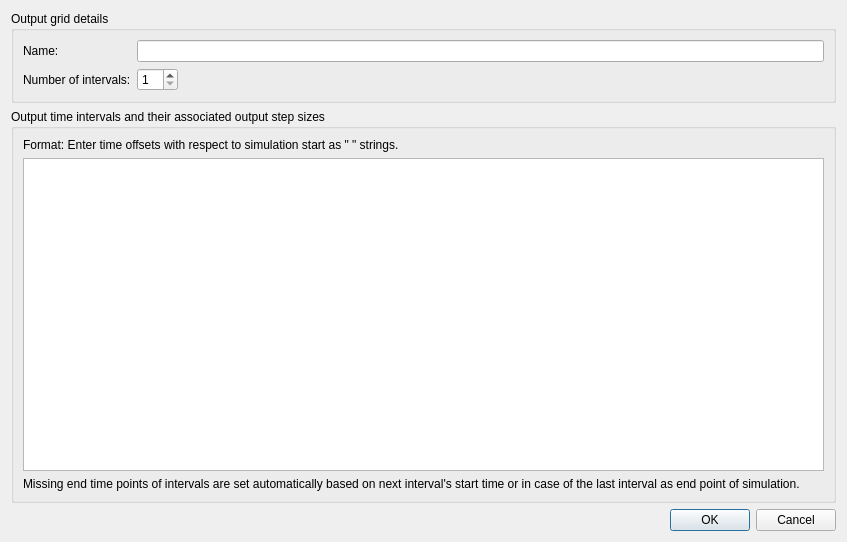
<?xml version="1.0" encoding="UTF-8"?>
<ui version="4.0">
 <class>SVOutputGridEditDialog</class>
 <widget class="QDialog" name="SVOutputGridEditDialog">
  <property name="geometry">
   <rect>
    <x>0</x>
    <y>0</y>
    <width>847</width>
    <height>542</height>
   </rect>
  </property>
  <property name="windowTitle">
   <string>Output Grid Editor</string>
  </property>
  <layout class="QVBoxLayout" name="verticalLayout_2">
   <item>
    <widget class="QGroupBox" name="groupBoxSpecification">
     <property name="title">
      <string>Output grid details</string>
     </property>
     <layout class="QGridLayout" name="gridLayout">
      <item row="1" column="2">
       <spacer name="horizontalSpacer">
        <property name="orientation">
         <enum>Qt::Horizontal</enum>
        </property>
        <property name="sizeHint" stdset="0">
         <size>
          <width>813</width>
          <height>20</height>
         </size>
        </property>
       </spacer>
      </item>
      <item row="0" column="1" colspan="2">
       <widget class="QLineEdit" name="lineEditName"/>
      </item>
      <item row="0" column="0">
       <widget class="QLabel" name="labelName">
        <property name="text">
         <string>Name:</string>
        </property>
       </widget>
      </item>
      <item row="1" column="1">
       <widget class="QSpinBox" name="spinBoxIntervalCount">
        <property name="minimum">
         <number>1</number>
        </property>
       </widget>
      </item>
      <item row="1" column="0">
       <widget class="QLabel" name="label">
        <property name="text">
         <string>Number of intervals:</string>
        </property>
       </widget>
      </item>
     </layout>
    </widget>
   </item>
   <item>
    <widget class="QGroupBox" name="groupBox">
     <property name="title">
      <string>Output time intervals and their associated output step sizes</string>
     </property>
     <layout class="QVBoxLayout" name="verticalLayout">
      <item>
       <widget class="QLabel" name="label_3">
        <property name="text">
         <string>Format: Enter time offsets with respect to simulation start as &quot;&lt;value&gt; &lt;unit&gt;&quot; strings.</string>
        </property>
       </widget>
      </item>
      <item>
       <widget class="QTableWidget" name="tableWidget">
        <property name="selectionMode">
         <enum>QAbstractItemView::SingleSelection</enum>
        </property>
       </widget>
      </item>
      <item>
       <widget class="QLabel" name="label_2">
        <property name="text">
         <string>Missing end time points of intervals are set automatically based on next interval's start time or in case of the last interval as end point of simulation.</string>
        </property>
        <property name="wordWrap">
         <bool>true</bool>
        </property>
       </widget>
      </item>
     </layout>
    </widget>
   </item>
   <item>
    <widget class="QDialogButtonBox" name="buttonBox">
     <property name="orientation">
      <enum>Qt::Horizontal</enum>
     </property>
     <property name="standardButtons">
      <set>QDialogButtonBox::Cancel|QDialogButtonBox::Ok</set>
     </property>
    </widget>
   </item>
  </layout>
 </widget>
 <resources/>
 <connections>
  <connection>
   <sender>buttonBox</sender>
   <signal>accepted()</signal>
   <receiver>SVOutputGridEditDialog</receiver>
   <slot>accept()</slot>
   <hints>
    <hint type="sourcelabel">
     <x>248</x>
     <y>254</y>
    </hint>
    <hint type="destinationlabel">
     <x>157</x>
     <y>274</y>
    </hint>
   </hints>
  </connection>
  <connection>
   <sender>buttonBox</sender>
   <signal>rejected()</signal>
   <receiver>SVOutputGridEditDialog</receiver>
   <slot>reject()</slot>
   <hints>
    <hint type="sourcelabel">
     <x>316</x>
     <y>260</y>
    </hint>
    <hint type="destinationlabel">
     <x>286</x>
     <y>274</y>
    </hint>
   </hints>
  </connection>
 </connections>
</ui>
